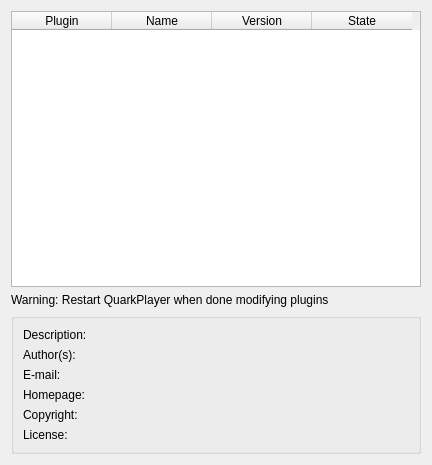
<ui version="4.0" >
 <class>PluginsConfigWidget</class>
 <widget class="QWidget" name="PluginsConfigWidget" >
  <property name="geometry" >
   <rect>
    <x>0</x>
    <y>0</y>
    <width>432</width>
    <height>465</height>
   </rect>
  </property>
  <layout class="QGridLayout" name="gridLayout_3" >
   <item row="0" column="0" >
    <widget class="QTableWidget" name="tableWidget" >
     <property name="editTriggers" >
      <set>QAbstractItemView::NoEditTriggers</set>
     </property>
     <property name="selectionBehavior" >
      <enum>QAbstractItemView::SelectRows</enum>
     </property>
     <property name="showGrid" >
      <bool>false</bool>
     </property>
     <column>
      <property name="text" >
       <string>Plugin</string>
      </property>
     </column>
     <column>
      <property name="text" >
       <string>Name</string>
      </property>
     </column>
     <column>
      <property name="text" >
       <string>Version</string>
      </property>
     </column>
     <column>
      <property name="text" >
       <string>State</string>
      </property>
     </column>
    </widget>
   </item>
   <item row="1" column="0" >
    <widget class="QLabel" name="label_2" >
     <property name="text" >
      <string>Warning: Restart QuarkPlayer when done modifying plugins</string>
     </property>
    </widget>
   </item>
   <item row="2" column="0" >
    <widget class="QGroupBox" name="groupBox" >
     <property name="title" >
      <string/>
     </property>
     <layout class="QGridLayout" name="gridLayout_2" >
      <item row="0" column="0" >
       <layout class="QGridLayout" name="gridLayout" >
        <item row="0" column="0" >
         <widget class="QLabel" name="label" >
          <property name="text" >
           <string>Description:</string>
          </property>
         </widget>
        </item>
        <item row="1" column="0" >
         <widget class="QLabel" name="label_3" >
          <property name="text" >
           <string>Author(s):</string>
          </property>
         </widget>
        </item>
        <item row="1" column="1" >
         <widget class="QLabel" name="authorsLabel" />
        </item>
        <item row="2" column="0" >
         <widget class="QLabel" name="label_5" >
          <property name="text" >
           <string>E-mail:</string>
          </property>
         </widget>
        </item>
        <item row="2" column="1" >
         <widget class="QLabel" name="emailLabel" />
        </item>
        <item row="3" column="0" >
         <widget class="QLabel" name="label_6" >
          <property name="text" >
           <string>Homepage:</string>
          </property>
         </widget>
        </item>
        <item row="3" column="1" >
         <widget class="QLabel" name="homepageLabel" />
        </item>
        <item row="4" column="0" >
         <widget class="QLabel" name="label_7" >
          <property name="text" >
           <string>Copyright:</string>
          </property>
         </widget>
        </item>
        <item row="4" column="1" >
         <widget class="QLabel" name="copyrightLabel" />
        </item>
        <item row="5" column="0" >
         <widget class="QLabel" name="label_8" >
          <property name="text" >
           <string>License:</string>
          </property>
         </widget>
        </item>
        <item row="5" column="1" >
         <widget class="QLabel" name="licenseLabel" />
        </item>
        <item row="0" column="1" >
         <widget class="QLabel" name="descriptionLabel" />
        </item>
       </layout>
      </item>
     </layout>
    </widget>
   </item>
  </layout>
 </widget>
 <resources/>
 <connections/>
</ui>
